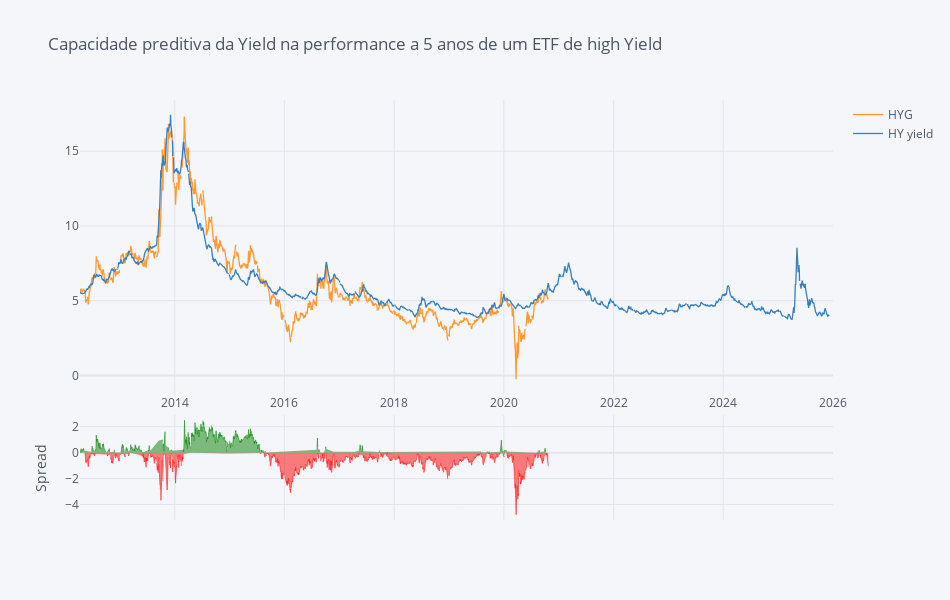

Notebook code for this chart:
### Code cell
data.loc['2012-04-10':].iplot(dimensions=(950, 600), kind='spread',
                              title='Capacidade preditiva da Yield na performance a 5 anos de um ETF de high Yield')

### Figure 1 — Plotly figure (JSON) as saved in the notebook; plotly's stock layout.template omitted (floating-point values rounded to 4 significant figures; data arrays with more than 128 entries replaced by an {"elided": "..."} marker saying what was removed)
{"data": [{"line": {"color": "rgba(255, 153, 51, 1.0)", "dash": "solid", "shape": "linear", "width": 1.3}, "mode": "lines", "name": "HYG", "text": "", "type": "scatter", "x": {"elided": "3583 str values"}, "y": {"elided": "3583 mixed values"}}, {"line": {"color": "rgba(55, 128, 191, 1.0)", "dash": "solid", "shape": "linear", "width": 1.3}, "mode": "lines", "name": "HY yield", "text": "", "type": "scatter", "x": {"elided": "3583 str values"}, "y": {"elided": "3583 mixed values"}}, {"connectgaps": false, "fill": "tozeroy", "line": {"color": "green", "dash": "solid", "shape": "linear", "width": 0.5}, "mode": "lines", "name": "Spread", "showlegend": false, "type": "scatter", "x": {"elided": "3583 str values"}, "xaxis": "x2", "y": {"elided": "3583 mixed values"}, "yaxis": "y2"}, {"connectgaps": false, "fill": "tozeroy", "line": {"color": "red", "dash": "solid", "shape": "linear", "width": 0.5}, "mode": "lines", "name": "Spread", "showlegend": false, "type": "scatter", "x": {"elided": "3583 str values"}, "xaxis": "x2", "y": {"elided": "3583 mixed values"}, "yaxis": "y2"}], "layout": {"height": 600, "hovermode": "x", "legend": {"bgcolor": "#F5F6F9", "font": {"color": "#4D5663"}}, "paper_bgcolor": "#F5F6F9", "plot_bgcolor": "#F5F6F9", "title": {"font": {"color": "#4D5663"}, "text": "Capacidade preditiva da Yield na performance a 5 anos de um ETF de high Yield"}, "width": 950, "xaxis": {"autorange": true, "gridcolor": "#E1E5ED", "range": ["2012-04-10", "2026-01-01"], "showgrid": true, "tickfont": {"color": "#4D5663"}, "title": {"font": {"color": "#4D5663"}, "text": ""}, "type": "date", "zerolinecolor": "#E1E5ED"}, "xaxis2": {"anchor": "y2", "autorange": true, "gridcolor": "#E1E5ED", "range": ["2012-04-10", "2026-01-01"], "showgrid": true, "showticklabels": false, "tickfont": {"color": "#4D5663"}, "title": {"font": {"color": "#4D5663"}, "text": ""}, "type": "date", "zerolinecolor": "#E1E5ED"}, "yaxis": {"autorange": true, "domain": [0.3, 1], "gridcolor": "#E1E5ED", "range": [-1.245, 18.43], "showgrid": true, "tickfont": {"color": "#4D5663"}, "title": {"font": {"color": "#4D5663"}, "text": ""}, "type": "linear", "zerolinecolor": "#E1E5ED"}, "yaxis2": {"autorange": true, "domain": [0, 0.25], "gridcolor": "#E1E5ED", "range": [-5.196, 2.907], "showgrid": true, "tickfont": {"color": "#4D5663"}, "title": {"font": {"color": "#4D5663"}, "text": "Spread"}, "type": "linear", "zerolinecolor": "#E1E5ED"}}}
